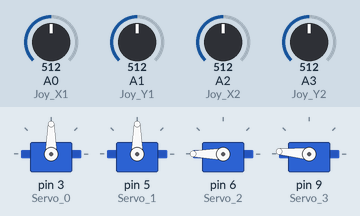
Simulated run of this sketch. Board: Arduino Uno, built with avr-gcc and run on an emulated ATmega328P. Shown: 4 × servo. The test bench sets the inputs (shaded band); at power-on: A0 (Joy_X1) = 512, A1 (Joy_Y1) = 512, A3 (Joy_Y2) = 512, A2 (Joy_X2) = 512.

Above: at 1.2 s.
1.3 s: A0 (Joy_X1) set to 716
At 2.5 s:
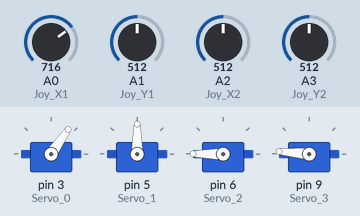
2.8 s: A1 (Joy_Y1) set to 716
At 3.8 s:
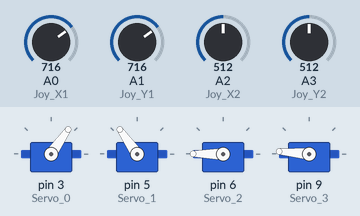
4.3 s: A3 (Joy_Y2) set to 716
At 5.0 s:
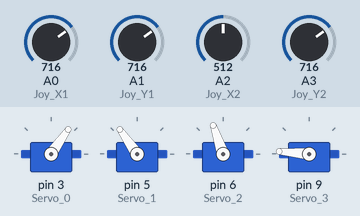
5.8 s: A0 (Joy_X1) set to 992
At 6.1 s:
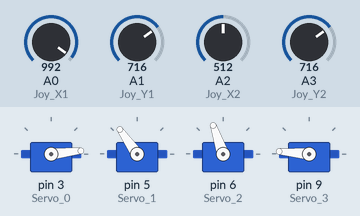
7.3 s: A1 (Joy_Y1) set to 992
At 8.4 s:
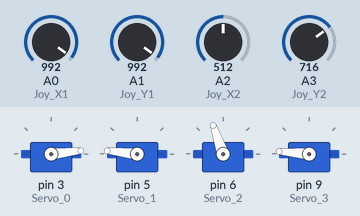
8.8 s: A3 (Joy_Y2) set to 992
At 9.6 s:
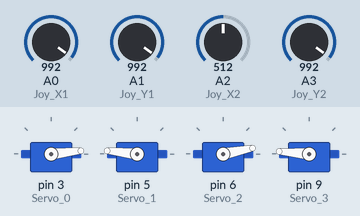
Timing chart, 0 to 11.3 s (numbered marks = the images above; inputs shaded):
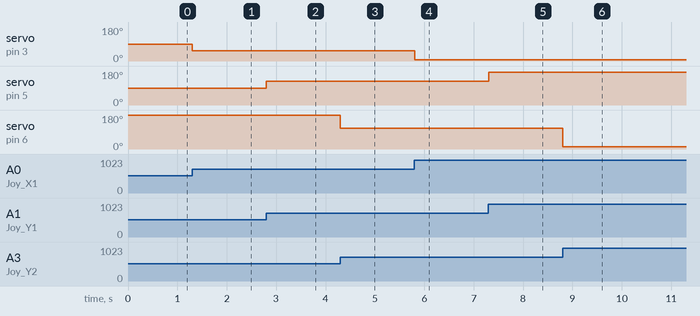

Measured:
- after the input at 1.3 s, servo on pin 3 (Servo_0): 90° → 55° at once
- after the input at 2.8 s, servo on pin 5 (Servo_1): 90° → 125° at once
- after the input at 4.3 s, servo on pin 6 (Servo_2): 180° → 109° at once
- after the input at 5.8 s, servo on pin 3 (Servo_0): 55° → 6° at once
- after the input at 7.3 s, servo on pin 5 (Servo_1): 125° → 174° at once
- after the input at 8.8 s, servo on pin 6 (Servo_2): 109° → 11° at once

The sketch:

Joystick_controlled_robot_arm.ino
```cpp
#include <Servo.h>

Servo Servo_0;
Servo Servo_1;
Servo Servo_2;
Servo Servo_3;

#define Joy_X1 A0
#define Joy_Y1 A1
#define Joy_X2 A2
#define Joy_Y2 A3

int Joy_Val = 0;

void setup()
{
  Servo_0.attach(3);
  Servo_1.attach(5);
  Servo_2.attach(6);
  Servo_3.attach(9);
}

void loop()
{

  Joy_Val = analogRead(Joy_X1);
  Joy_Val = map(Joy_Val, 0, 1023, 180, 0);
  Servo_0.write(Joy_Val);

  Joy_Val = analogRead(Joy_Y1);
  Joy_Val = map(Joy_Val, 0, 1023, 0, 180);
  Servo_1.write(Joy_Val);

  Joy_Val = analogRead(Joy_Y2);
  Joy_Val = map(Joy_Val, 512, 1023, 180, 0);
  Servo_2.write(Joy_Val);

  Joy_Val = analogRead(Joy_X2);
  Joy_Val = map(Joy_Val, 0, 1023, 170, 180);
  Servo_3.write(Joy_Val);
  delay(1);


}
```
